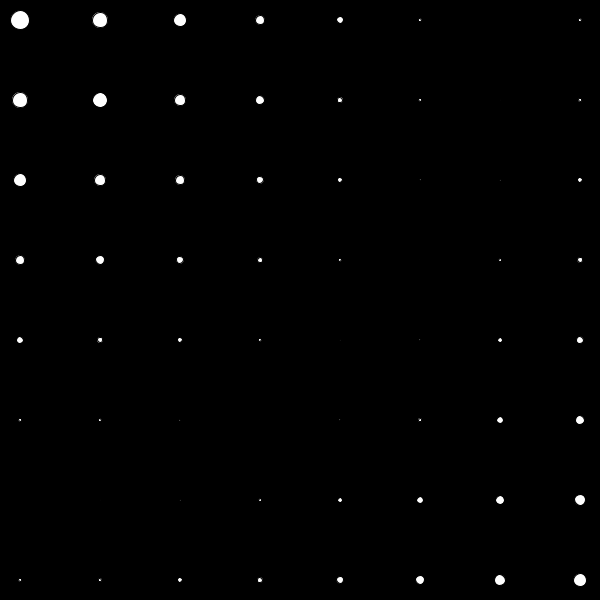
Frame 1 (no input)
Frame 60 (the mouse pressed at the canvas centre just before this capture): identical to frame 1, image omitted
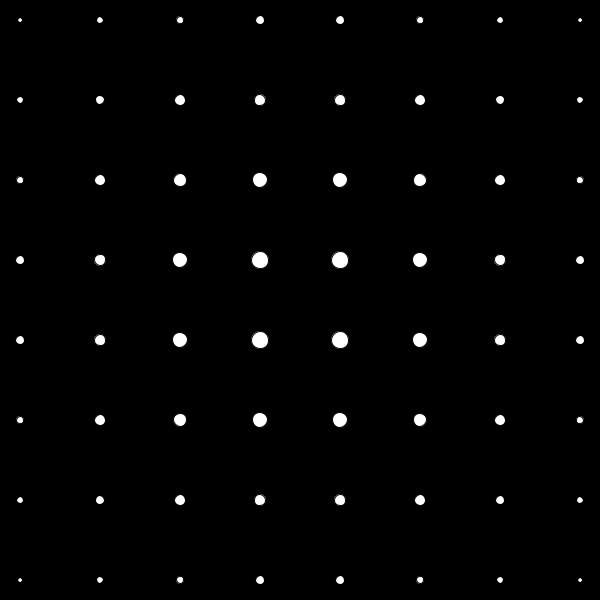
Frame 120 (the mouse held since frame 60 and released just before this capture)

The Processing sketch that drew these frames (run headless with seeded random() and noise(); from frame 60 on, the mouse is pressed at the canvas centre):

// Processing sketch: processing_105864
// ── processing_105864.pde

void setup() {
  size(600, 600);
}

int circleSize=20;

void draw() {
  background(0);
  fill(255);
  for (int i=0;i<width/circleSize*2;i++) {
    for (int j=0;j<height/circleSize*2;j++){
      
      float disT=dist(circleSize+circleSize*4*i, circleSize+circleSize*4*j, mouseX, mouseY);
     
      
      ellipse(circleSize+circleSize*4*i, circleSize+circleSize*4*j, circleSize-disT/25, circleSize-disT/25);
  
 
}
  }

//boolean Check(int _buttonNumber){
  //return mouseX>((200+40*_buttonNumber)-10)&& mouseX<((200+40*_buttonNumber)+10)&& mouseY>290 && mouseY<310;
}
